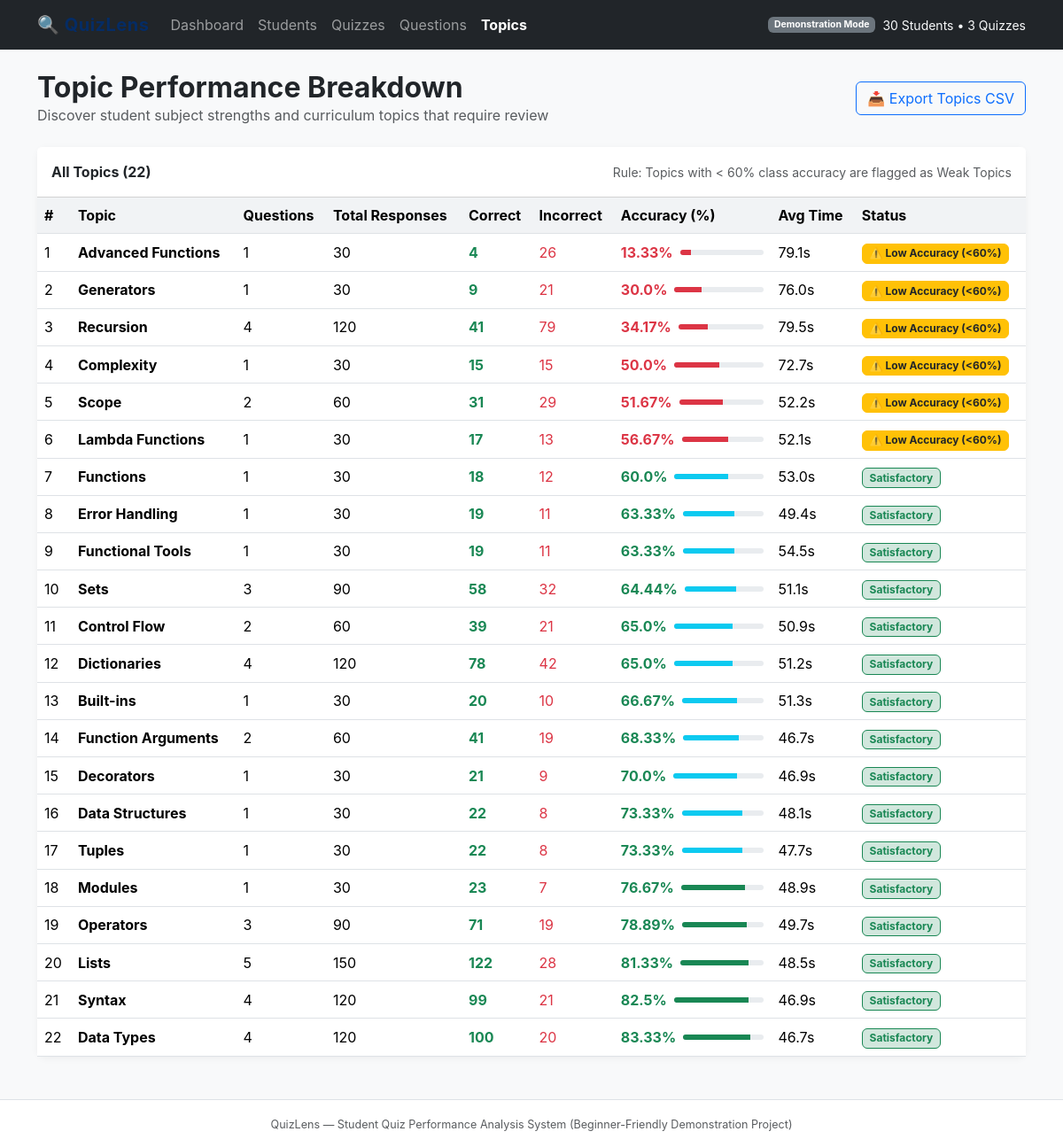
The app's page /topics with its own data.
### tables this page shows
CREATE TABLE questions (
            id INTEGER PRIMARY KEY AUTOINCREMENT,
            quiz_id INTEGER NOT NULL,
            question_text TEXT NOT NULL,
            correct_answer TEXT NOT NULL,
            topic TEXT NOT NULL,
            marks INTEGER NOT NULL DEFAULT 1,
            FOREIGN KEY (quiz_id) REFERENCES quizzes(id) ON DELETE CASCADE
        );

### app.py (the view)
@app.route("/topics")
def topics():
    topic_list = get_topic_analysis()
    return render_template(
        "topics.html",
        active_page="topics",
        topics=topic_list
    )

### analysis.py (called while the page is built)
def safe_percentage(part, total):
    if total is None or total <= 0:
        return 0.0
    return round((part / total) * 100, 2)

### database.py (called while the page is built)
def get_connection():
    conn = sqlite3.connect(DATABASE_NAME)
    conn.execute("PRAGMA foreign_keys = ON;")
    conn.row_factory = sqlite3.Row
    return conn

### templates/topics.html (shortened to what this page needs)
{% extends "base.html" %}
{% block content %}
<div class="d-flex justify-content-between align-items-center mb-4">
    <div>
        <h2 class="fw-bold mb-0">Topic Performance Breakdown</h2>
        <p class="text-muted mb-0">Discover student subject strengths and curriculum topics that require review</p>
    </div>
    <div>
        <a href="/export/topics" class="btn btn-outline-primary">
            📥 Export Topics CSV
        </a>
    </div>
</div>
<div class="card mb-4">
    <div class="card-header bg-white py-3 d-flex justify-content-between align-items-center">
        <span class="fw-bold">All Topics ({{ topics|length }})</span>
        <small class="text-muted">Rule: Topics with &lt; 60% class accuracy are flagged as Weak Topics</small>
    </div>
    <div class="table-responsive">
        <table class="table table-hover align-middle mb-0">
            <thead>
                <tr>
                    <th>#</th>
                    <th>Topic</th>
                    <th>Questions</th>
                    <th>Total Responses</th>
                    <th>Correct</th>
                    <th>Incorrect</th>
                    <th>Accuracy (%)</th>
                    <th>Avg Time</th>
                    <th>Status</th>
                </tr>
            </thead>
            <tbody>
                {% for t in topics %}
                <tr {% if t.is_flagged %}class="table-warning-subtle"{% endif %}>
                    <td>{{ loop.index }}</td>
                    <td class="fw-bold">{{ t.topic }}</td>
                    <td>{{ t.question_count }}</td>
                    <td>{{ t.total_responses }}</td>
                    <td><span class="text-success fw-bold">{{ t.correct_count }}</span></td>
                    <td><span class="text-danger">{{ t.incorrect_count }}</span></td>
                    <td>
                        <div class="d-flex align-items-center">
                            <span class="fw-bold me-2 {% if t.accuracy_pct < 60 %}text-danger{% else %}text-success{% endif %}">
                                {{ t.accuracy_pct }}%
                            </span>
                            <div class="progress flex-grow-1" style="height: 6px; min-width: 80px;">
                                <div class="progress-bar {% if t.accuracy_pct >= 75 %}bg-success{% elif t.accuracy_pct >= 60 %}bg-info{% else %}bg-danger{% endif %}"
                                     role="progressbar" style="width: {{ t.accuracy_pct }}%;"></div>
                            </div>
                        </div>
                    </td>
                    <td>{{ t.avg_time_sec }}s</td>
                    <td>
                        {% if t.is_flagged %}
                            <span class="badge bg-warning text-dark border border-warning" title="{{ t.flag_reason }}">
                                ⚠️ Low Accuracy (&lt;60%)
                            </span>
                        {% else %}
                            <span class="badge bg-success-subtle text-success border border-success">
                                Satisfactory
                            </span>
                        {% endif %}
                    </td>
                </tr>
                {% endfor %}
            </tbody>
        </table>
    </div>
</div>
{% endblock %}

### templates/base.html (style rules this page uses)
body { background-color: #f8f9fa; font-family: -apple-system, BlinkMacSystemFont, "Segoe UI", Roboto, "Helvetica Neue", Arial, sans-serif; }
.card { border: none; border-radius: 10px; box-shadow: 0 2px 8px rgba(0,0,0,0.05); }
.table th { background-color: #f1f3f5; }

### records on screen
questions: topic "Advanced Functions", question_count "1", total_responses "30", correct_count "4", incorrect_count "26", accuracy_pct "13.33", avg_time_sec "79.1"
questions: topic "Generators", question_count "1", total_responses "30", correct_count "9", incorrect_count "21", accuracy_pct "30.0", avg_time_sec "76.0"
questions: topic "Lambda Functions", question_count "1", total_responses "30", correct_count "17", incorrect_count "13", accuracy_pct "56.67", avg_time_sec "52.1"
questions: topic "Functions", question_count "1", total_responses "30", correct_count "18", incorrect_count "12", accuracy_pct "60.0", avg_time_sec "53.0", shows "Satisfactory"
questions: topic "Error Handling", question_count "1", total_responses "30", correct_count "19", incorrect_count "11", accuracy_pct "63.33", avg_time_sec "49.4", shows "Satisfactory"
questions: topic "Functional Tools", question_count "1", total_responses "30", correct_count "19", incorrect_count "11", accuracy_pct "63.33", avg_time_sec "54.5", shows "Satisfactory"
questions: topic "Built-ins", question_count "1", total_responses "30", correct_count "20", incorrect_count "10", accuracy_pct "66.67", avg_time_sec "51.3", shows "Satisfactory"
questions: topic "Decorators", question_count "1", total_responses "30", correct_count "21", incorrect_count "9", accuracy_pct "70.0", avg_time_sec "46.9", shows "Satisfactory"
questions: topic "Data Structures", question_count "1", total_responses "30", correct_count "22", incorrect_count "8", accuracy_pct "73.33", avg_time_sec "48.1", shows "Satisfactory"
questions: topic "Tuples", question_count "1", total_responses "30", correct_count "22", incorrect_count "8", accuracy_pct "73.33", avg_time_sec "47.7", shows "Satisfactory"
questions: topic "Modules", question_count "1", total_responses "30", correct_count "23", incorrect_count "7", accuracy_pct "76.67", avg_time_sec "48.9", shows "Satisfactory"

### other values on screen
{{ topics|length }} "22"
{{ t.topic }} "Recursion" "Complexity" "Scope" "Sets" "Control Flow" "Dictionaries" "Function Arguments" "Operators" "Lists" "Syntax" "Data Types"
{{ t.question_count }} "4" "1" "2" "3" "2" "4" "2" "3" "5" "4" "4"
{{ t.total_responses }} "120" "30" "60" "90" "60" "120" "60" "90" "150" "120" "120"
{{ t.correct_count }} "41" "15" "31" "58" "39" "78" "41" "71" "122" "99" "100"
{{ t.incorrect_count }} "79" "15" "29" "32" "21" "42" "19" "19" "28" "21" "20"
{{ t.accuracy_pct }} "34.17" "50.0" "51.67" "64.44" "65.0" "65.0" "68.33" "78.89" "81.33" "82.5" "83.33"
{{ t.avg_time_sec }} "79.5" "72.7" "52.2" "51.1" "50.9" "51.2" "46.7" "49.7" "48.5" "46.9" "46.7"
